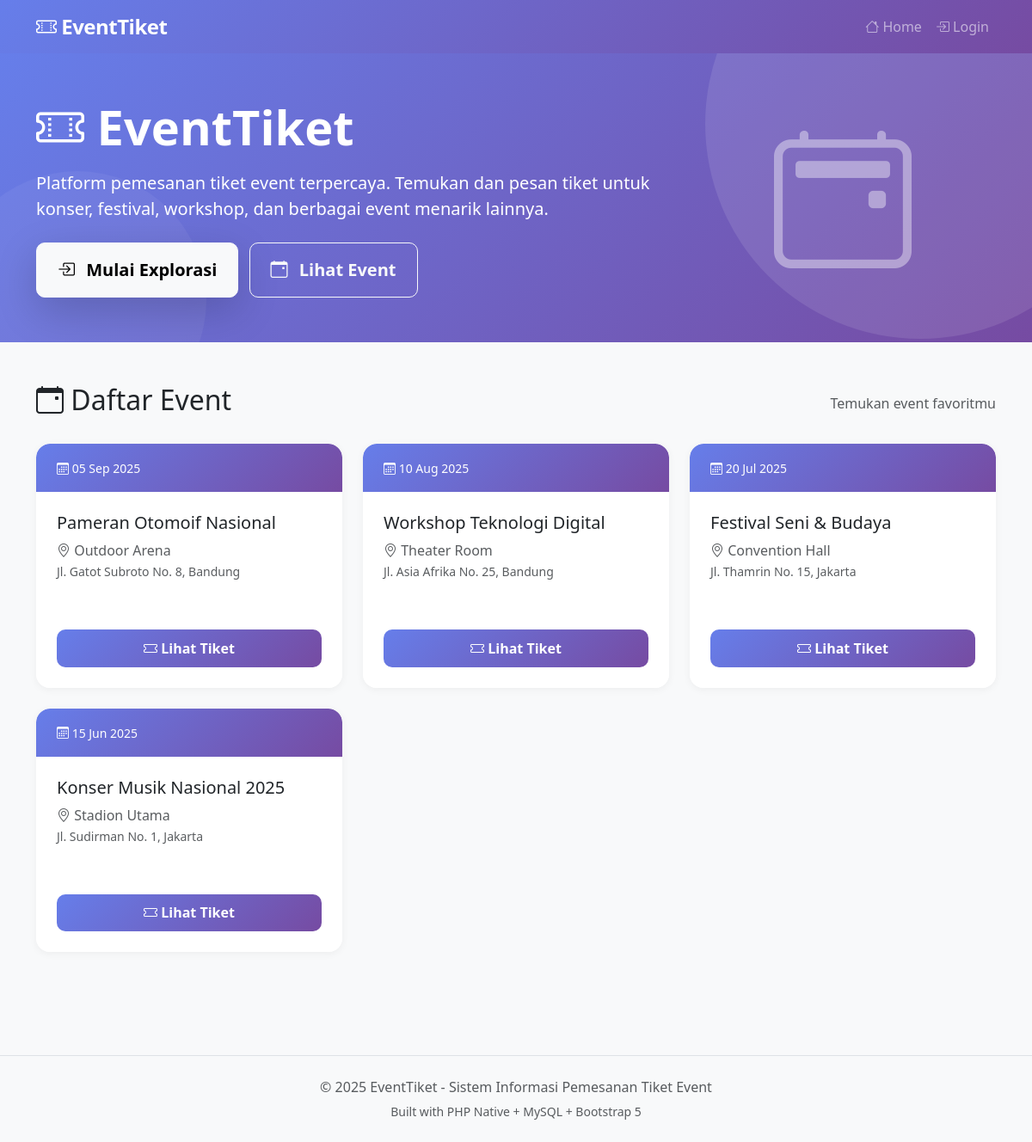
The page / on the database its author committed.
### tables this page shows
CREATE TABLE `event` (
  `id_event` int NOT NULL,
  `nama_event` varchar(150) NOT NULL,
  `tanggal` date NOT NULL,
  `id_venue` int DEFAULT NULL
);

CREATE TABLE `venue` (
  `id_venue` int NOT NULL,
  `nama_venue` varchar(100) NOT NULL,
  `alamat` text,
  `kapasitas` int DEFAULT NULL
);

### pages/home.php (the view, shortened to what this page needs)
<div class="hero-section text-white py-5">
    <div class="container position-relative" style="z-index: 1;">
        <div class="row align-items-center">
            <div class="col-md-8">
                <h1 class="display-4 fw-bold mb-3"><i class="bi bi-ticket-perforated"></i> EventTiket</h1>
                <p class="lead fs-5 mb-4">Platform pemesanan tiket event terpercaya. Temukan dan pesan tiket untuk konser, festival, workshop, dan berbagai event menarik lainnya.</p>
                <?php if (!isset($_SESSION['id_user'])): ?>
                    <a href="?p=login" class="btn btn-light btn-lg px-4 py-3 fw-bold shadow-lg">
                        <i class="bi bi-box-arrow-in-right me-2"></i> Mulai Explorasi
                    </a>
                    <a href="#events" class="btn btn-outline-light btn-lg px-4 py-3 ms-2">
                        <i class="bi bi-calendar-event me-2"></i> Lihat Event
                    </a>
                <?php else: ?>
                    <a href="?p=dashboard_user" class="btn btn-light btn-lg px-4 py-3 fw-bold shadow-lg">
                        <i class="bi bi-speedometer2 me-2"></i> Dashboard Saya
                    </a>
                <?php endif; ?>
            </div>
            <div class="col-md-4 text-center">
                <i class="bi bi-calendar2-event floating-icon" style="font-size: 10rem; opacity: 0.4;"></i>
            </div>
        </div>
    </div>
</div>
<div class="container py-5" id="events">
    <div class="d-flex justify-content-between align-items-center mb-4">
        <h2><i class="bi bi-calendar-event"></i> Daftar Event</h2>
        <span class="text-muted">Temukan event favoritmu</span>
    </div>
    <div class="row">
        <?php
        $query = mysqli_query($conn, "SELECT event.*, venue.nama_venue, venue.alamat FROM event JOIN venue ON event.id_venue = venue.id_venue ORDER BY event.tanggal DESC");
        if (mysqli_num_rows($query) > 0):
            while ($d = mysqli_fetch_array($query)) {
                $tanggal = date('d M Y', strtotime($d['tanggal']));
        ?>
                <div class="col-md-4 mb-4">
                    <div class="card card-event h-100">
                        <div class="card-header bg-primary text-white">
                            <small><i class="bi bi-calendar3"></i> <?= $tanggal ?></small>
                        </div>
                        <div class="card-body">
                            <h5 class="card-title"><?= htmlspecialchars($d['nama_event']) ?></h5>
                            <p class="text-muted">
                                <i class="bi bi-geo-alt"></i> <?= htmlspecialchars($d['nama_venue']) ?><br>
                                <small><?= htmlspecialchars($d['alamat']) ?></small>
                            </p>
                        </div>
                        <div class="card-footer bg-white border-0">
                            <a href="?p=event_detail&id=<?= $d['id_event'] ?>" class="btn btn-primary w-100">
                                <i class="bi bi-ticket"></i> Lihat Tiket
                            </a>
                        </div>
                    </div>
                </div>
            <?php
            }
        endif; ?>
    </div>
</div>

### includes/header.php (shortened to what this page needs)
<!DOCTYPE html>
<html lang="id">
<head>
    <link href="https://cdn.jsdelivr.net/npm/bootstrap@5.3.0/dist/css/bootstrap.min.css" rel="stylesheet">
    <link rel="stylesheet" href="https://cdn.jsdelivr.net/npm/bootstrap-icons@1.10.0/font/bootstrap-icons.css">
</head>
<body>
    <nav class="navbar navbar-expand-lg navbar-dark bg-primary">
        <div class="container">
            <a class="navbar-brand" href="?p=home"><i class="bi bi-ticket-perforated"></i> EventTiket</a>
            <div class="collapse navbar-collapse" id="navbarNav">
                <ul class="navbar-nav ms-auto">
                    <li class="nav-item">
                        <a class="nav-link" href="?p=home"><i class="bi bi-house"></i> Home</a>
                    </li>
                    <?php if (isset($_SESSION['id_user'])): ?>
                        <?php if ($_SESSION['role'] == 'admin'): ?>
                            <li class="nav-item">
                                <a class="nav-link" href="?p=dashboard_admin"><i class="bi bi-speedometer2"></i> Dashboard</a>
                            </li>
                        <?php elseif ($_SESSION['role'] == 'petugas'): ?>
                            <li class="nav-item">
                                <a class="nav-link" href="?p=dashboard_petugas"><i class="bi bi-person-badge"></i> Dashboard Petugas</a>
                            </li>
                            <li class="nav-item">
                                <a class="nav-link" href="?p=petugas_checkin"><i class="bi bi-qr-code-scan"></i> Check-in</a>
                            </li>
                        <?php else: ?>
                            <li class="nav-item">
                                <a class="nav-link" href="?p=dashboard_user"><i class="bi bi-person"></i> Dashboard</a>
                            </li>
                            <li class="nav-item">
                                <a class="nav-link" href="?p=riwayat"><i class="bi bi-clock-history"></i> Riwayat</a>
                            </li>
                        <?php endif; ?>
                        <li class="nav-item dropdown">
                            <a class="nav-link dropdown-toggle" href="#" id="userDropdown" role="button" data-bs-toggle="dropdown">
                                <i class="bi bi-person-circle"></i> <?= htmlspecialchars($_SESSION['nama']) ?>
                            </a>
                            <ul class="dropdown-menu dropdown-menu-end">
                                <li><a class="dropdown-item" href="?p=logout"><i class="bi bi-box-arrow-right"></i> Logout</a></li>
                            </ul>
                        </li>
                    <?php else: ?>
                        <li class="nav-item">
                            <a class="nav-link" href="?p=login"><i class="bi bi-box-arrow-in-right"></i> Login</a>
                        </li>
                    <?php endif; ?>
                </ul>
            </div>
        </div>
    </nav>

### index.php (shortened to what this page needs)
<?php
$page = isset($_GET['p']) ? $_GET['p'] : 'home';
include 'includes/header.php';
switch ($page) {
    case 'home':
        include 'pages/home.php';
        break;
}
include 'includes/footer.php';
?>

### includes/footer.php (shortened to what this page needs)
    <footer class="bg-light text-center text-muted py-4 mt-5 border-top">
        <div class="container">
            <p class="mb-1">&copy; 2025 EventTiket - Sistem Informasi Pemesanan Tiket Event</p>
            <small>Built with PHP Native + MySQL + Bootstrap 5</small>
        </div>
    </footer>
</body>
</html>

### includes/header.php (style rules this page uses)
:root { --primary-gradient: linear-gradient(135deg, #667eea 0%, #764ba2 100%); --secondary-gradient: linear-gradient(135deg, #f093fb 0%, #f5576c 100%); --success-gradient: linear-gradient(135deg, #4facfe 0%, #00f2fe 100%); --warning-gradient: linear-gradient(135deg, #fa709a 0%, #fee140 100%); }
body { font-family: 'Segoe UI', Tahoma, Geneva, Verdana, sans-serif; background-color: #f8f9fa; }
.navbar { background: var(--primary-gradient) !important; box-shadow: 0 2px 10px rgba(0, 0, 0, 0.1); }
.navbar-brand { font-weight: bold; font-size: 1.5rem; letter-spacing: -0.5px; }
.nav-link { font-weight: 500; transition: all 0.3s ease; }
.card-event { transition: all 0.3s cubic-bezier(0.4, 0, 0.2, 1); border: none; border-radius: 16px; overflow: hidden; background: white; }
.card-event .card-header { background: var(--primary-gradient); border: none; padding: 1rem 1.5rem; }
.card-event .card-body { padding: 1.5rem; }
.card-event .card-footer { padding: 1rem 1.5rem 1.5rem; }
.btn { border-radius: 10px; font-weight: 600; padding: 0.6rem 1.5rem; transition: all 0.3s ease; }
.btn-primary { background: var(--primary-gradient); border: none; }
.hero-section { background: var(--primary-gradient); position: relative; overflow: hidden; }
.hero-section::before { content: ''; position: absolute; top: -50%; right: -10%; width: 500px; height: 500px; background: rgba(255, 255, 255, 0.1); border-radius: 50%; }
.hero-section::after { content: ''; position: absolute; bottom: -30%; left: -5%; width: 300px; height: 300px; background: rgba(255, 255, 255, 0.05); border-radius: 50%; }
.floating-icon { animation: float 3s ease-in-out infinite; }
.card { border: none; border-radius: 16px; box-shadow: 0 2px 10px rgba(0, 0, 0, 0.05); }
.card-header { border-radius: 16px 16px 0 0 !important; border: none; }

### rows shown on the page
event: tanggal "05 Sep 2025", nama_event "Pameran Otomoif Nasional", id_venue.nama_venue "Outdoor Arena", id_venue.alamat "Jl. Gatot Subroto No. 8, Bandung"
event: tanggal "10 Aug 2025", nama_event "Workshop Teknologi Digital", id_venue.nama_venue "Theater Room", id_venue.alamat "Jl. Asia Afrika No. 25, Bandung"
event: tanggal "20 Jul 2025", nama_event "Festival Seni & Budaya", id_venue.nama_venue "Convention Hall", id_venue.alamat "Jl. Thamrin No. 15, Jakarta"
event: tanggal "15 Jun 2025", nama_event "Konser Musik Nasional 2025", id_venue.nama_venue "Stadion Utama", id_venue.alamat "Jl. Sudirman No. 1, Jakarta"
